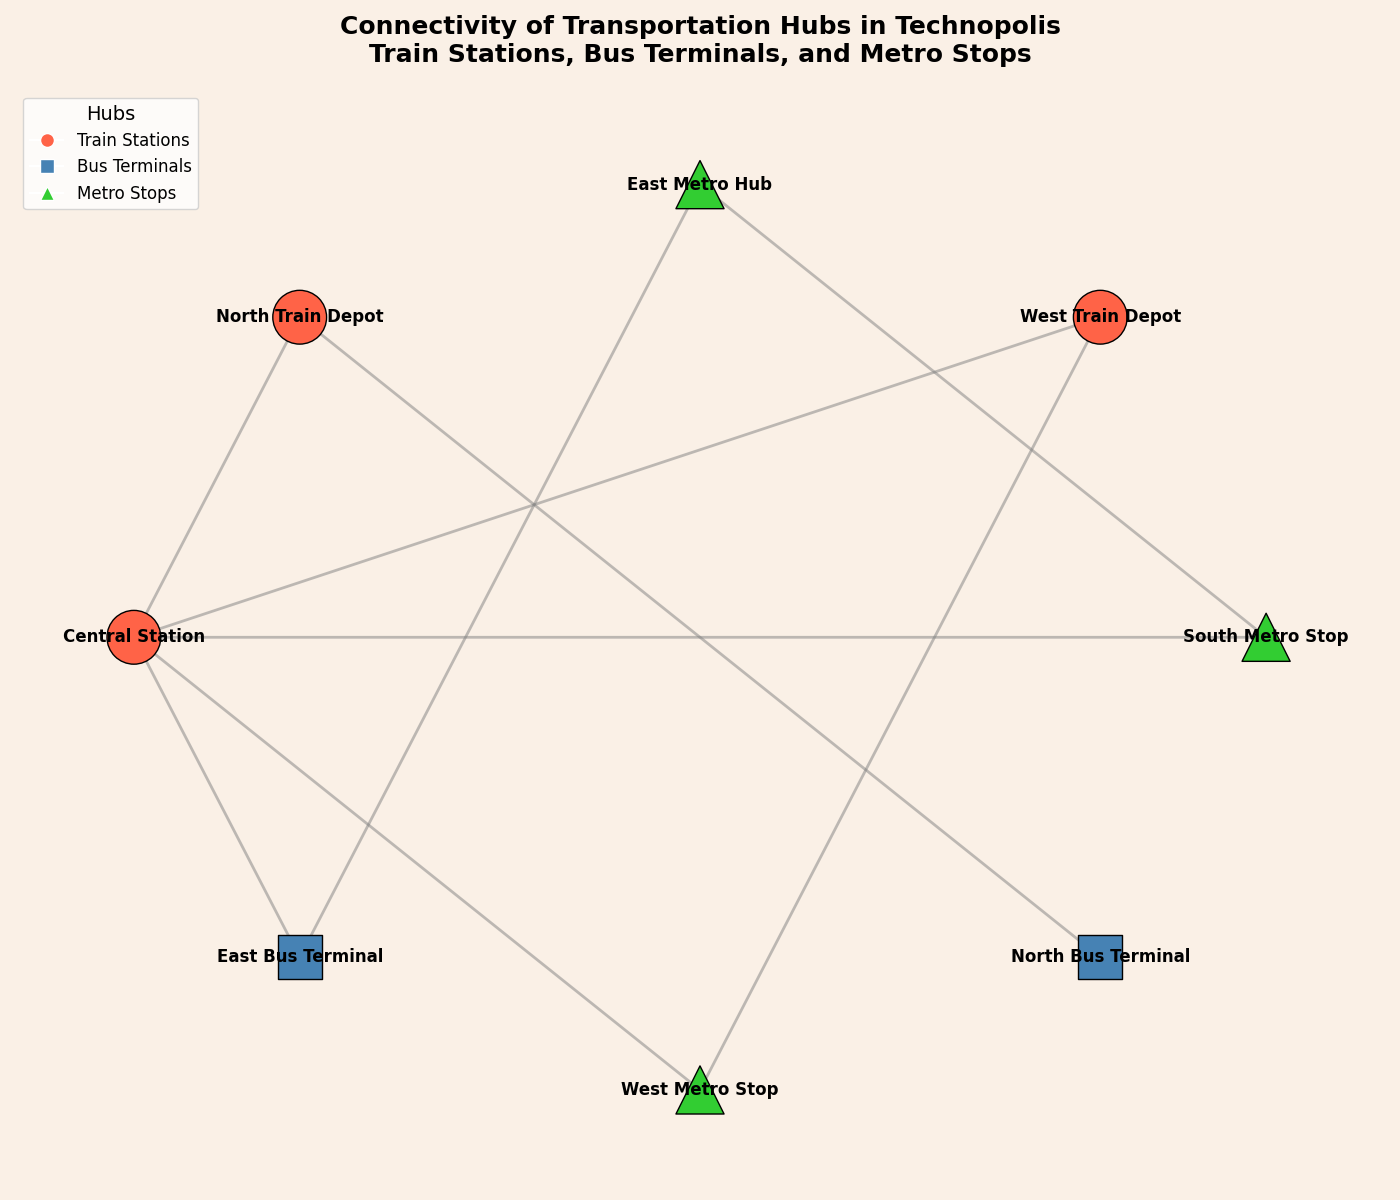

Source code (Python):
import matplotlib.pyplot as plt
import networkx as nx

# Backstory:
# The city of Technopolis is known for its advanced interconnected public transportation system.
# We are visualizing the connectivity between different transportation hubs in Technopolis, including train stations, bus terminals, and metro stops.
# This graph will show the connections and how residents can travel from one hub to another seamlessly.

# Define the transportation hubs (nodes)
hubs = {
    'Central Station': 'train',
    'East Bus Terminal': 'bus',
    'West Metro Stop': 'metro',
    'North Bus Terminal': 'bus',
    'South Metro Stop': 'metro',
    'West Train Depot': 'train',
    'East Metro Hub': 'metro',
    'North Train Depot': 'train',
}

# Define the connections between hubs (edges)
connections = [
    ('Central Station', 'East Bus Terminal'),
    ('Central Station', 'West Metro Stop'),
    ('East Bus Terminal', 'East Metro Hub'),
    ('West Metro Stop', 'West Train Depot'),
    ('North Bus Terminal', 'North Train Depot'),
    ('South Metro Stop', 'Central Station'),
    ('West Train Depot', 'Central Station'),
    ('East Metro Hub', 'South Metro Stop'),
    ('North Train Depot', 'Central Station'),
]

# Create the graph
G = nx.Graph()
G.add_nodes_from(hubs)
G.add_edges_from(connections)

# Define positions using a shell layout
pos = nx.shell_layout(G)

# Node attributes
colors = {'train': '#FF6347', 'bus': '#4682B4', 'metro': '#32CD32'}
node_colors = [colors[hubs[node]] for node in G.nodes()]
node_shapes = {'train': 'o', 'bus': 's', 'metro': '^'}
node_sizes = {'train': 1500, 'bus': 1000, 'metro': 1200}

# Map shapes to node types
node_shape_map = {node: node_shapes[hubs[node]] for node in G.nodes()}

# Create figure and axes
fig, ax = plt.subplots(figsize=(14, 12))
fig.patch.set_facecolor('linen')

# Draw nodes with different shapes
for shape in set(node_shapes.values()):
    nx.draw_networkx_nodes(
        G, pos, ax=ax,
        node_size=[node_sizes[hubs[node]] for node in G.nodes() if node_shape_map[node] == shape],
        node_color=[node_colors[idx] for idx, node in enumerate(G.nodes()) if node_shape_map[node] == shape],
        nodelist=[node for node in G.nodes() if node_shape_map[node] == shape],
        node_shape=shape,
        edgecolors='black'
    )

# Draw edges
nx.draw_networkx_edges(G, pos, width=2.0, alpha=0.5, edge_color='grey')

# Draw node labels
nx.draw_networkx_labels(G, pos, font_size=12, font_weight='bold')

# Set title with line breaks for clarity
ax.set_title(
    'Connectivity of Transportation Hubs in Technopolis\nTrain Stations, Bus Terminals, and Metro Stops',
    fontsize=18, fontweight='bold', ha='center', pad=20
)

# Remove axis
ax.axis('off')

# Add a legend manually
train_patch = plt.Line2D([0], [0], marker='o', color='w', markersize=10, markerfacecolor=colors['train'],  label='Train Stations')
bus_patch = plt.Line2D([0], [0], marker='s', color='w', markersize=10, markerfacecolor=colors['bus'],  label='Bus Terminals')
metro_patch = plt.Line2D([0], [0], marker='^', color='w', markersize=10, markerfacecolor=colors['metro'],  label='Metro Stops')
ax.legend(handles=[train_patch, bus_patch, metro_patch], loc='upper left', fontsize=12, title='Hubs', title_fontsize=14)

# Automatically adjust layout
plt.tight_layout()

# Show the plot
plt.show()
